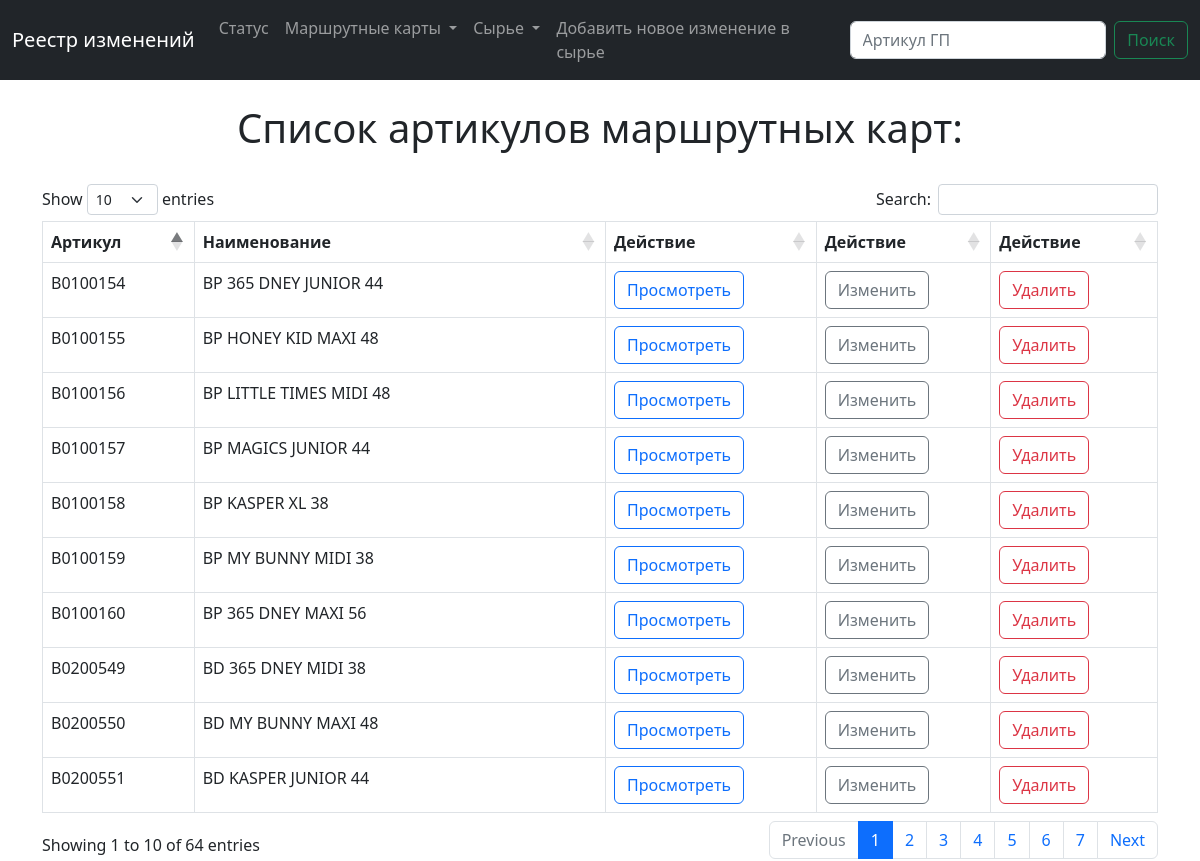
The app's page /list_sku with its own data.
### main/models.py (models this page shows, shortened)
class Sku (models.Model):
    num = models.CharField(max_length=200)  # артикул готоваой продукции (ГП)
    name = models.CharField(max_length=200)  # наименование ГП
    raw = models.ManyToManyField(Raw, blank=True)  # сырье
    weight = models.IntegerField(blank=True, null=True)  # вес
    photo = models.ImageField(blank=True, null=True,
                              upload_to="images/")  # фото
    type = models.ForeignKey(ProductsTypes, blank=True, null=True, on_delete=models.CASCADE)

### main/views.py (the view)
# urls.py: path('list_sku', views.list_sku, name='list_sku'),
def list_sku(request):
    skus = Sku.objects.all()
    return render(request, 'main/list_sku.html', {'skus': skus})

### main/templates/main/list_sku.html (shortened to what this page needs)
{% extends 'main/base.html' %}
{% block content%}
    {% if skus %}
        <br>
        <center>
            <h1> Cписок артикулов маршрутных карт: </h1>
        </center>
        <br>
        <div class="container">
                <table id="example" class="table table-bordered" style="width:100%">
                <thead>
                    <tr style="font-weight:bold">
                        <td >Артикул</td>
                        <td>Наименование</td>
                        <td>Действие</td>
                        <td>Действие</td>
                        <td>Действие</td>
                    </tr>
                </thead>
                        {% for sku in skus %}
                            <td>{{ sku.num }}</td>
                            <td>{{ sku.name }}</td>
                            <td align="left">
                                <div class="btn-group" role="group" aria-label="Basic example">
                                    <a href="{% url 'show_sku' sku.id %}" type="button" class="btn btn-outline-primary">Просмотреть</a>
                                </div>
                            </td>
                            <td align="left">
                                <div class="btn-group" role="group" aria-label="Basic example" >
                                    <a href="{% url 'update_sku' sku.id %}" type="button" class="btn btn-outline-secondary">Изменить</a>
                                </div>
                            </td>
                            <td align="left">
                                <div class="btn-group" role="group" aria-label="Basic example">
                                    <a href="{% url 'delete_sku' sku.id %}" type="button" class="btn btn-outline-danger">Удалить</a>
                                </div>
                            </td>
                        {% endfor %}
                </table>
            </div>
    {% endif %}
{%endblock%}

### records on screen
Sku: num "B0100154", name "BP 365 DNEY JUNIOR 44"
Sku: num "B0100155", name "BP HONEY KID MAXI 48"
Sku: num "B0100156", name "BP LITTLE TIMES MIDI 48"
Sku: num "B0100157", name "BP MAGICS JUNIOR 44"
Sku: num "B0100158", name "BP KASPER XL 38"
Sku: num "B0100159", name "BP MY BUNNY MIDI 38"
Sku: num "B0100160", name "BP 365 DNEY MAXI 56"
Sku: num "B0200549", name "BD 365 DNEY MIDI 38"
Sku: num "B0200550", name "BD MY BUNNY MAXI 48"
Sku: num "B0200551", name "BD KASPER JUNIOR 44"
